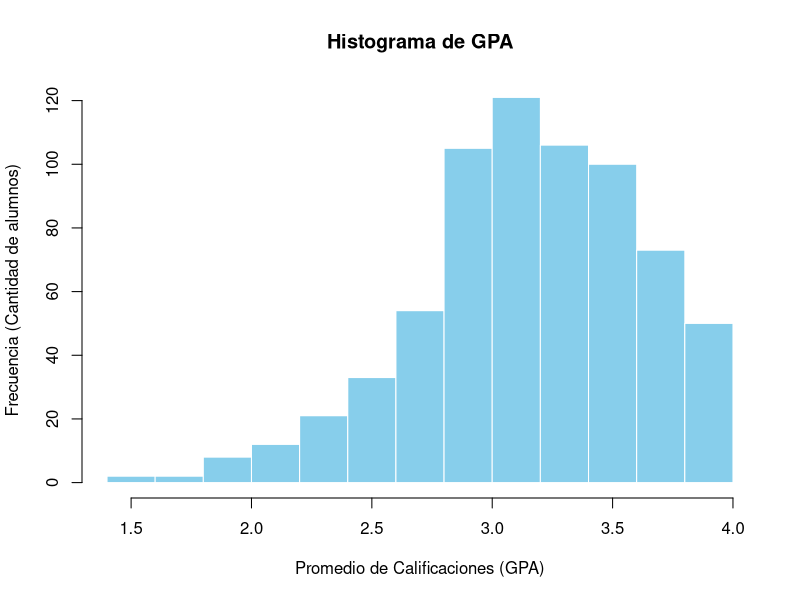
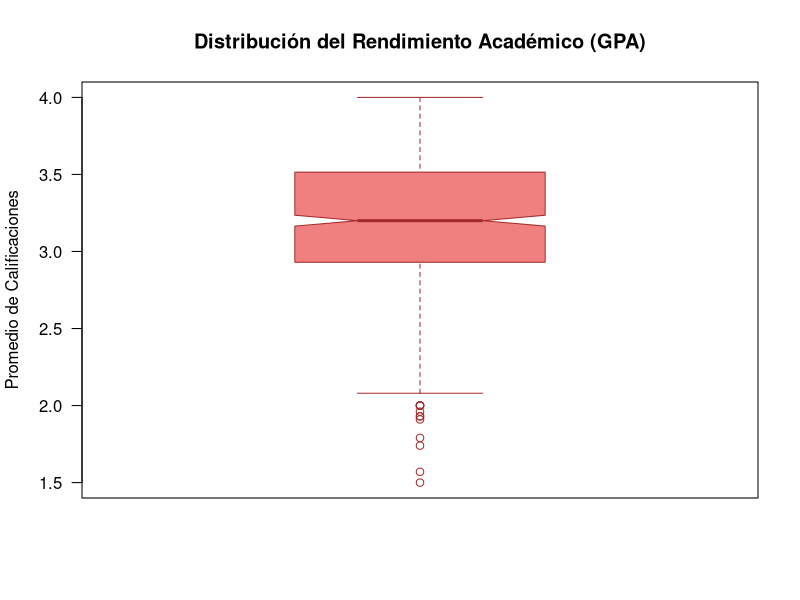
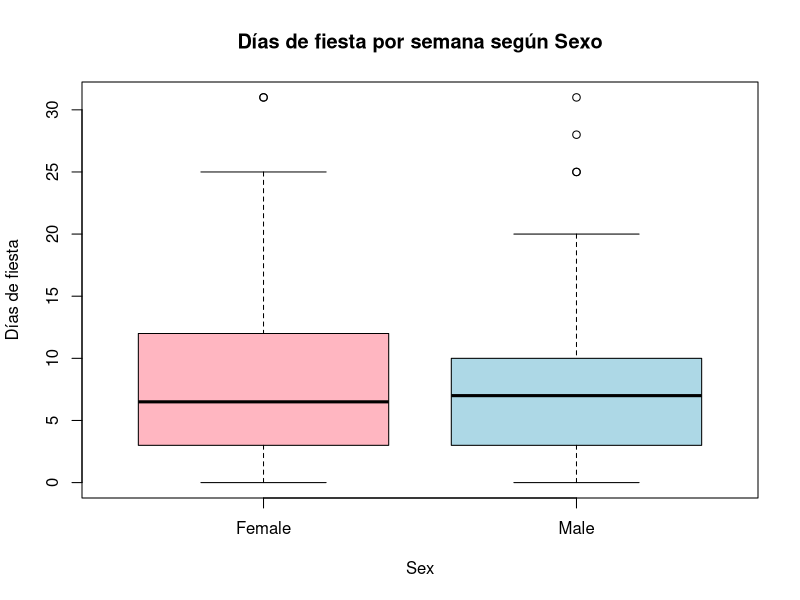
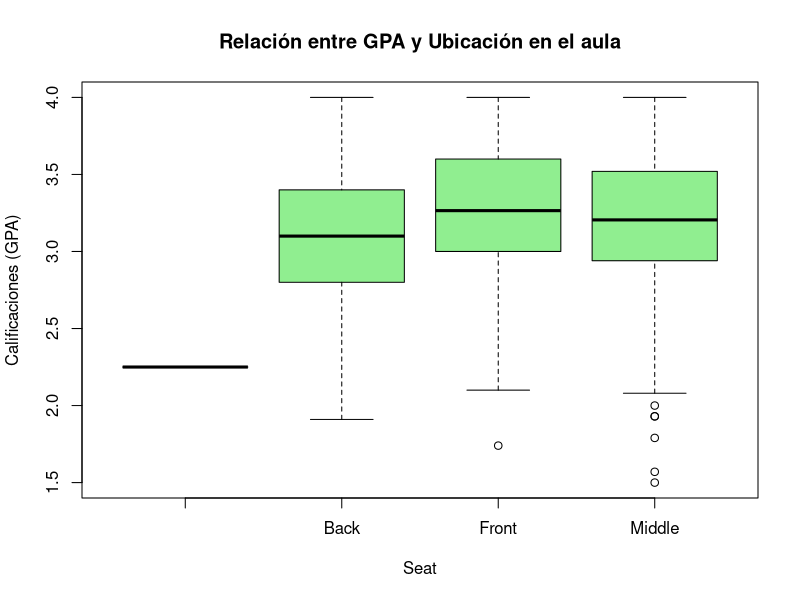
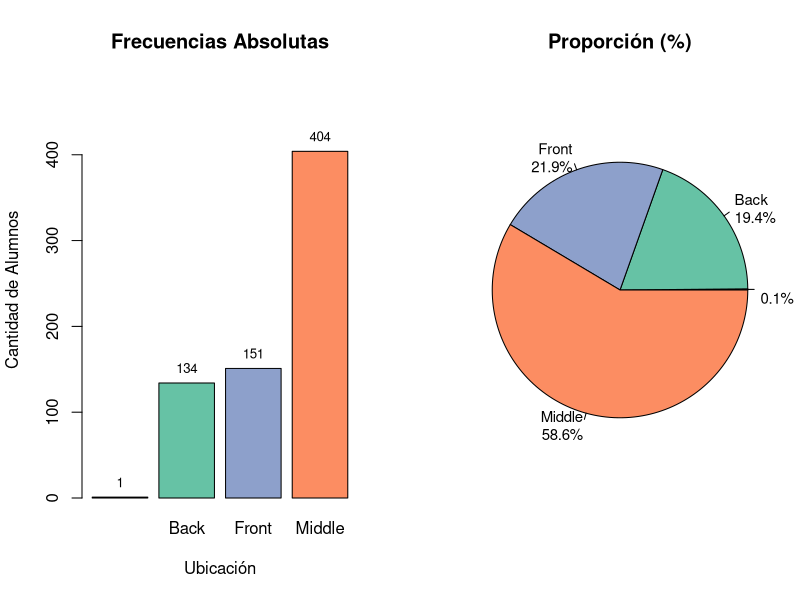

These charts were generated, in order, by the following R code:
# ==============================================================================
# TRABAJO PRÁCTICO 2: Estimación, Correlaciones y Pruebas de Hipótesis
# Maestría en Ciencia de Datos - FCyT - UADER
# ==============================================================================

# a) Ejecute comandos para visualizar su base de datos y las variables: attach(datos), View(datos), head(datos),
#str(datos).

datos <- read.table("Student0405.txt", header = TRUE, sep = "\t") 
# --- Punto a) Visualización inicial ---
attach(datos)
View(datos)
head(datos)
str(datos)

#b) Identifique tamano muestral y cantidad de variables.
dimensiones <- dim(datos) #dimención 
names(dimensiones) <- c("Filas (Tamaño Muestral)", "Columnas (Variables)")
print(dimensiones)


#d) Obtenga un resumen numerico para GPA que contenga: mınimo, maximo, q1, q3, mediana, media, desvıo
#estandar y varianza. Ademas, realice dos graficos distintos que le permitan describir la distribucion de esta
#variable. ¿Que puede decir acerca de su distribucion?
# Cálculo promedio
resumen <- summary(GPA)
desvio <- sd(GPA, na.rm = TRUE)
varianza <- var(GPA, na.rm = TRUE)
print(resumen)
which(is.na(GPA)) #para saber que filar tiene datos N'A en nuetro caso eran 3 
cat("Desvío Estándar:", desvio, "\n")
cat("Varianza:", varianza, "\n")
# Quitamos el mfrow para que use toda la pantalla
par(mar = c(5, 4, 4, 2) + 0.1)

hist(GPA, 
     main = "Histograma de GPA", 
     xlab = "Promedio de Calificaciones (GPA)",
     ylab = "Frecuencia (Cantidad de alumnos)",
     col = "skyblue", 
     border = "white",
     xaxt = "n") # 'n' significa 'none', quita los números de abajo

# 2. Ponemos los números nosotros, marcando cada 0.5 (1.5, 2.0, 2.5, 3.0, etc.)
axis(side = 1, at = seq(1.5, 4.0, by = 0.5))

#Se observa que la mayoría de los estudiantes se agrupan en las barras superiores a 3.0.
#El gráfico muestra una asimetría negativa (hacia la izquierda), ya que la "cola" de la distribución se extiende hacia las notas más bajas. 
#Esto indica que hay pocos alumnos con notas bajas y muchos con notas altas.
#Si esta este estudio sumamos la desviación estandar
#nos dio que entre el 2.7 y el 3.6 (que es el rango de Promedio ± 1 Desvío) 
#confirma que los datos tienen una dispersión baja
#El desvío estándar de 0.45 se refleja en el histograma 
#como una concentración alta de alumnos alrededor del promedio.


boxplot(GPA, 
        main = "Distribución del Rendimiento Académico (GPA)",
        ylab = "Promedio de Calificaciones",
        col = "lightcoral",
        border = "brown",
        horizontal = FALSE,
        notch = TRUE,        # Agrega una muesca en la mediana
        las = 1)             # Pone los números del eje Y horizontales

#La caja muestra que el 50% central de los alumnos tiene un rendimiento muy parejo (entre 2.93 y 3.51). 
#Lo más destacable son los 4 valores atípicos (outliers) representados por los puntos inferiores (por debajo de 2.1). 
#Estos alumnos tienen un rendimiento inusualmente bajo en comparación con la tendencia general del curso.

#e) Realice un resumen numerico y un grafico que le permita conjeturar si las mujeres van mas a fiestas que los
#varones. Describa lo que observa.

# Resumen numérico: media y cuartiles por sexo
aggregate(PartyDays ~ Sex, data = datos, FUN = summary)

# Gráfico: Boxplot comparativo
boxplot(PartyDays ~ Sex, 
        main = "Días de fiesta por semana según Sexo",
        ylab = "Días de fiesta", 
        col = c("lightpink", "lightblue"))

#A partir del análisis realizado, se conjetura que los varones asisten a fiestas 
#con una frecuencia levemente mayor que las mujeres, dado que su mediana es superior. 
#No obstante, el grupo femenino presenta una mayor variabilidad, 
#evidenciada en una caja más alta; esto indica que el 50% central de 
#las mujeres tiene hábitos sociales muy diversos entre sí. 
#Por el contrario, el grupo masculino es más homogéneo (caja más compacta), 
#concentrando a la mayoría de sus integrantes en un rango de días más estrecho,
#con la excepción de tres casos atípicos que presentan frecuencias de 
#salida extremadamente elevadas

#f) Realice un resumen numerico y un grafico que le permita conjeturar si las calificaciones GPA dependen de la
#ubicacion de aula del alumno. Describa lo que observa.

# Resumen numérico: promedios por ubicación
tapply(GPA, Seat, mean, na.rm = TRUE)

# Gráfico: Boxplot por ubicación
boxplot(GPA ~ Seat, 
        main = "Relación entre GPA y Ubicación en el aula",
        col = "lightgreen", 
        ylab = "Calificaciones (GPA)")

# Se observa  en relación a la mediana que el grupo "Front" posee la calificación más alta, 
#seguido por "Middle" y finalmente "Back". Esto permite conjeturar que la cercanía al frente se asocia con un mejor GPA.
# El grupo "Back" es el más HOMOGÉNEO (caja más compacta), lo que indica que 
# las notas de estos alumnos son más parecidas entre sí. 
# Los grupos "Front" y "Middle" presentan mayor HETEROGENEIDAD (cajas más altas),
# reflejando un rendimiento académico más diverso en esas zonas. Por otro lado, 
# El grupo "Middle" presenta la mayor cantidad de valores atípicos inferiores, 
# con alumnos que poseen notas significativamente bajas (entre 1.5 y 2.0). 
# El grupo "Back" no presenta valores atípicos, siendo el más predecible.
# Por útlimo, se observa una categoría sin etiqueta (linea gruesa) que corresponde a 
#los valores 'NA' de la tabla original 


#Realice una tabla de frecuencias absolutas y relativas para la variable Seat y realice dos graficos distintos
#que le permitan visualizar esta variable. Describa lo que observa

# 2. Tablas de Frecuencia
tabla_abs <- table(datos$Seat)
tabla_rel <- prop.table(tabla_abs)
tabla_pct <- round(tabla_rel * 100, 1) # Porcentajes redondeados

# Aumentamos los márgenes y dividimos en 1 fila x 2 columnas

# 3. Configuración de la ventana gráfica
# Aumentamos los márgenes y dividimos en 1 fila x 2 columnas
par(mfrow=c(1,2), mar=c(5, 4, 4, 2) + 0.1)

# GRÁFICO 1: Diagrama de Barras
# Usamos ylim para dar aire arriba y que entren bien los títulos
bp <- barplot(tabla_abs, 
              main="Frecuencias Absolutas", 
              col=c("#FC8D62", "#66C2A5", "#8DA0CB"), # Colores profesionales
              ylab="Cantidad de Alumnos",
              xlab="Ubicación",
              ylim=c(0, max(tabla_abs) * 1.2))
# Truco pro: ponemos el número exacto arriba de cada barra
text(x = bp, y = tabla_abs, label = tabla_abs, pos = 3, cex = 0.8)

# GRÁFICO 2: Gráfico de Torta
# Usamos 'cex' para achicar la letra y 'radius' para agrandar el círculo
pie(tabla_rel, 
    main="Proporción (%)", 
    col=c("#FC8D62", "#66C2A5", "#8DA0CB"),
    labels = paste0(names(tabla_pct), "\n", tabla_pct, "%"),
    cex = 0.9,      # Tamaño de la letra de las etiquetas
    radius = 1.0)   # Tamaño de la torta

# Reset de la configuración
par(mfrow=c(1,1))

# Se observa un claro predominio de la zona media (Middle), que concentra
# casi el 59% del alumnado, seguido por el front con un 21,9% y por último 
# los que su ubicarón en black con 19,4% . El gráfico de barras facilita la lectura de 
# frecuencias absolutas (404 alumnos en el centro), mientras que el de 
# torta permite visualizar la estructura porcentual del aula. 
# Se detecta un dato daltante. 
